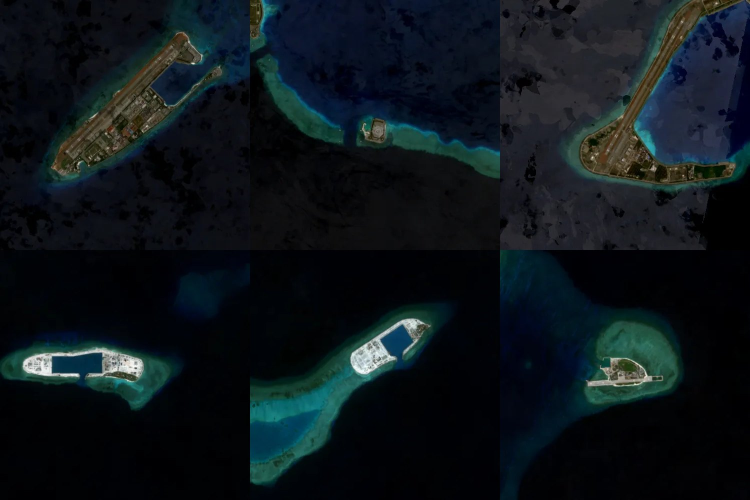
#> input picture islands/assets/card-thumb.jpg, 1500 x 1000 px, given in place of og-source-frame.png, which was not available (shown at 1/2 size)
$ python build_og_card.py
#> lines starting #> are read from the running program, lines starting #| are printed output that depends on the picture; pictures that were not available may be replaced by others from this repository, and a replacement may not be noted
#> in render_overlay, `img = Image.new("RGBA", (W, H), (0, 0, 0, 0))`: img: PIL image 1200x630 RGBA; every value is 0
"""Build the OG / social card for the islands page.

Outputs (1200×630):
  assets/og-card.jpg  — static frame
  assets/og-card.mp4  — animated card
  assets/og-card.gif  — animated GIF

Layout: title on the left, Namyit Island timelapse on the right.

Usage:  python pipeline/build_og_card.py
"""

from __future__ import annotations

import subprocess
from pathlib import Path

from PIL import Image, ImageDraw, ImageFont

ROOT = Path(__file__).resolve().parent.parent
ASSETS = ROOT / "assets"
SOURCE_VIDEO = ASSETS / "videos" / "namyit-island.mp4"

OUT_JPG = ASSETS / "og-card.jpg"
OUT_MP4 = ASSETS / "og-card.mp4"
OUT_GIF = ASSETS / "og-card.gif"
TMP_OVERLAY = Path("/tmp/og-overlay.png")
TMP_PALETTE = Path("/tmp/og-palette.png")

W, H = 1200, 630
LEFT_W = 600

BG = (1, 5, 8, 255)           # #010508 — sampled from deep SCS water
BG_HEX = "0x010508"           # ffmpeg form
FG = (232, 232, 232, 255)     # #e8e8e8
ACCENT = (255, 176, 74, 255)  # #ffb04a

# Right pane: place the 500×500 timelapse scaled up to 600×600, centered
# vertically inside the 630-tall canvas.
RIGHT_X = LEFT_W
RIGHT_Y = (H - 600) // 2
RIGHT_SIZE = 600

# Each timelapse runs from 2019-01 at 10 fps (1 frame per month). Show
# 2020-06 → 2025-12: skip first 17 frames, then play 67 frames = 6.7s.
TRIM_START_S = 1.7
DURATION_S = 6.7

FONT_CANDIDATES = [
    "/System/Library/Fonts/Supplemental/Helvetica.ttc",
    "/System/Library/Fonts/Helvetica.ttc",
    "/System/Library/Fonts/Supplemental/HelveticaNeue.ttc",
    "/System/Library/Fonts/Supplemental/Arial.ttf",
]


def load_font(size: int, weight_index: int = 1) -> ImageFont.FreeTypeFont:
#> called with size = 72, weight_index = 1
    for path in FONT_CANDIDATES:
        try:
            return ImageFont.truetype(path, size, index=weight_index)
        except (OSError, IOError):
            continue
    return ImageFont.load_default()


def text_size(font: ImageFont.FreeTypeFont, s: str) -> tuple[int, int]:
    bbox = font.getbbox(s)
    return bbox[2] - bbox[0], bbox[3] - bbox[1]


def render_overlay() -> None:
    """Render the 1200×630 overlay: solid left panel with the title; right
    side fully transparent so the video shows through."""
    img = Image.new("RGBA", (W, H), (0, 0, 0, 0))
    draw = ImageDraw.Draw(img)
    draw.rectangle([(0, 0), (LEFT_W, H)], fill=BG)

    line1 = "Islands of the"
    line2 = "South China Sea"

    font = load_font(72, weight_index=1)  # Helvetica Bold
    pad_x = 80
    line_gap = 14

    w1, h1 = text_size(font, line1)
    w2, h2 = text_size(font, line2)
    total_h = h1 + line_gap + h2
    y0 = (H - total_h) // 2

    draw.text((pad_x, y0), line1, font=font, fill=FG)
    draw.text((pad_x, y0 + h1 + line_gap), line2, font=font, fill=ACCENT)

    img.save(TMP_OVERLAY)
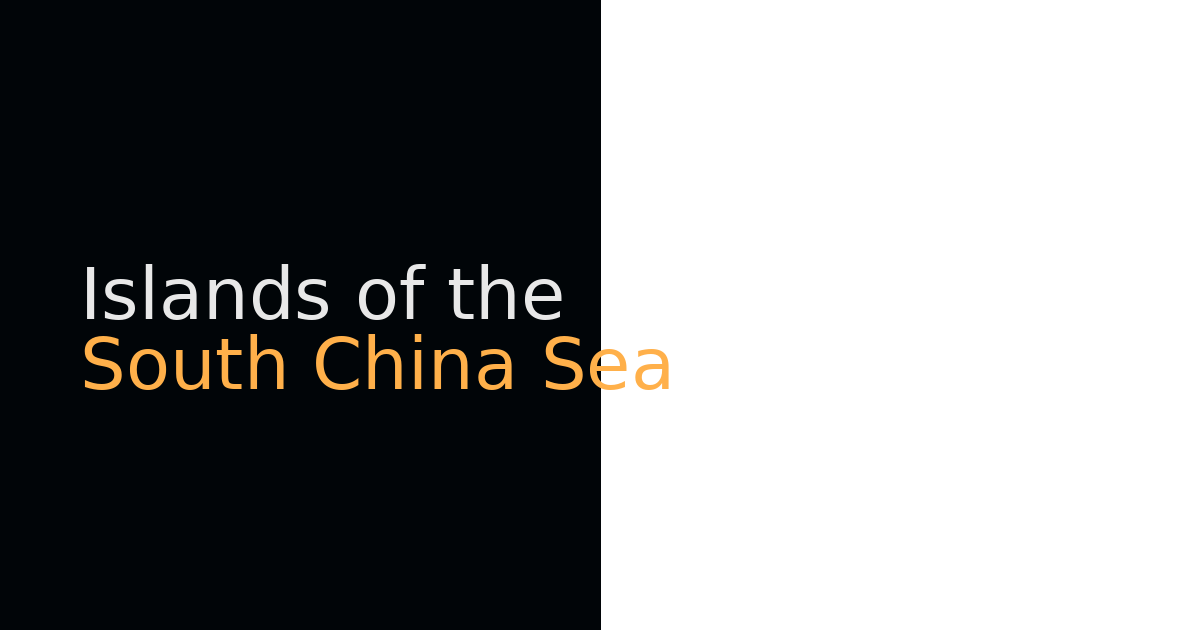
#> saved as og-overlay.png: PIL image 1200x630 RGBA; mean R, G, B, A 5.5, 6.5, 6.8, 128.1; transparent parts drawn white


def build_mp4() -> None:
    cmd = [
        "ffmpeg", "-y",
        "-ss", f"{TRIM_START_S}",
        "-stream_loop", "-1",
        "-i", str(SOURCE_VIDEO),
        "-loop", "1",
        "-i", str(TMP_OVERLAY),
        "-filter_complex",
        (
            f"color=c={BG_HEX}:s={W}x{H}:r=10:d={DURATION_S}[bg];"
            f"[0:v]scale={RIGHT_SIZE}:{RIGHT_SIZE},setsar=1[vid];"
            f"[bg][vid]overlay={RIGHT_X}:{RIGHT_Y}:shortest=0[withvid];"
            f"[withvid][1:v]overlay=0:0:shortest=1[final]"
        ),
        "-map", "[final]",
        "-t", f"{DURATION_S}",
        "-c:v", "libx264",
        "-pix_fmt", "yuv420p",
        "-preset", "slow",
        "-crf", "20",
        "-movflags", "+faststart",
        "-an",
        str(OUT_MP4),
    ]
    subprocess.run(cmd, check=True)
#> (this line was passed over: subprocess is not available in this run)


def build_jpg() -> None:
    """Render the still directly from a source frame + overlay so the JPG
    avoids the MP4's lossy round-trip. Crisper text, cleaner reef edges.
    Picks the last frame of the trimmed window so the still matches the
    final frame of the animated card."""
    tmp_frame = Path("/tmp/og-source-frame.png")
    last_frame_t = TRIM_START_S + DURATION_S - 0.05
    subprocess.run([
        "ffmpeg", "-y",
        "-ss", f"{last_frame_t}",
        "-i", str(SOURCE_VIDEO),
        "-frames:v", "1",
        "-c:v", "png",
        str(tmp_frame),
    ], check=True)
#> (this line was passed over: subprocess is not available in this run)

    canvas = Image.new("RGB", (W, H), BG[:3])
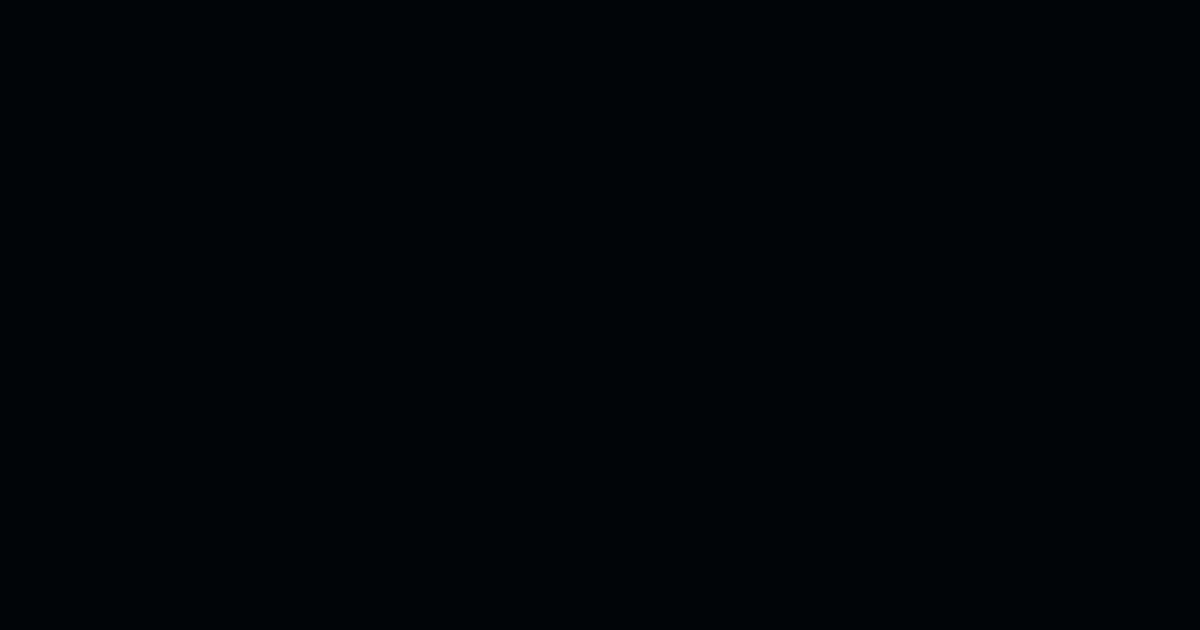
#> canvas: PIL image 1200x630 RGB; mean R, G, B 1, 5, 8
    frame = Image.open(tmp_frame).convert("RGB").resize(
        (RIGHT_SIZE, RIGHT_SIZE), Image.LANCZOS
    )
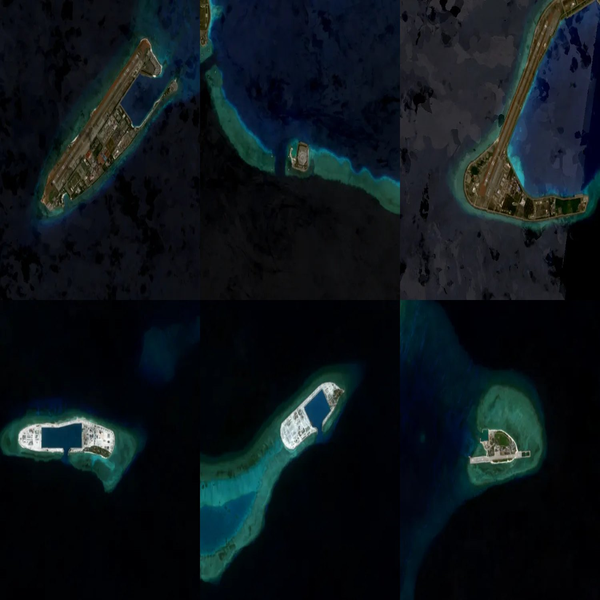
#> frame: PIL image 600x600 RGB; mean R, G, B 13.6, 21.6, 26.3
    canvas.paste(frame, (RIGHT_X, RIGHT_Y))
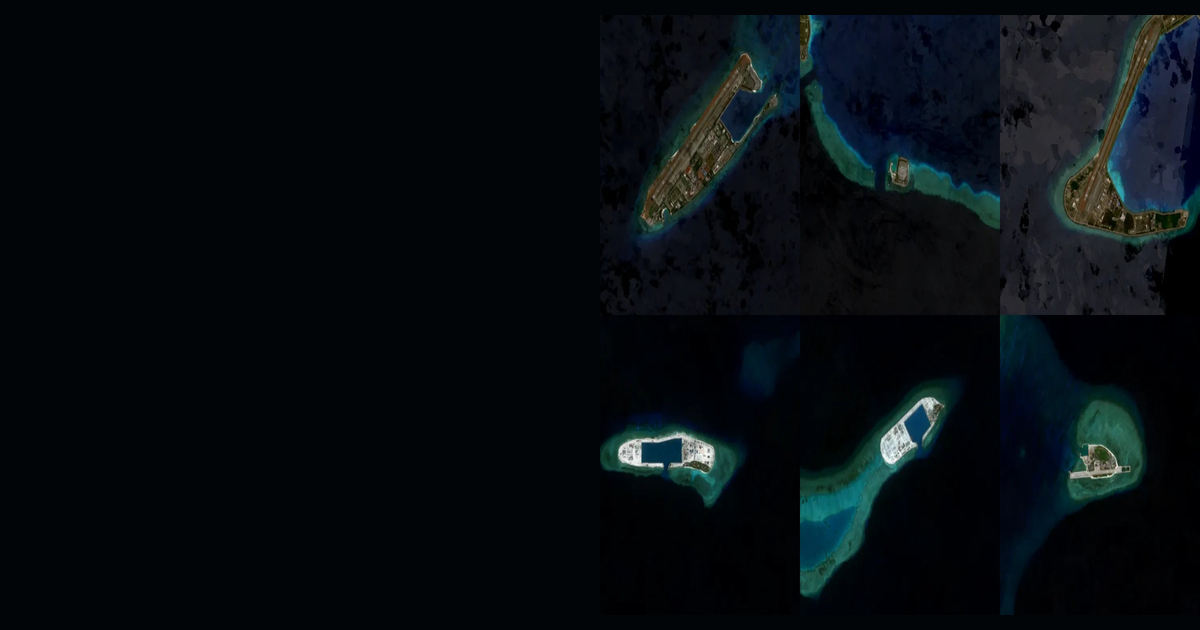
#> canvas: PIL image 1200x630 RGB; mean R, G, B 7, 12.9, 16.7

    overlay = Image.open(TMP_OVERLAY).convert("RGBA")
    canvas.paste(overlay, (0, 0), overlay)
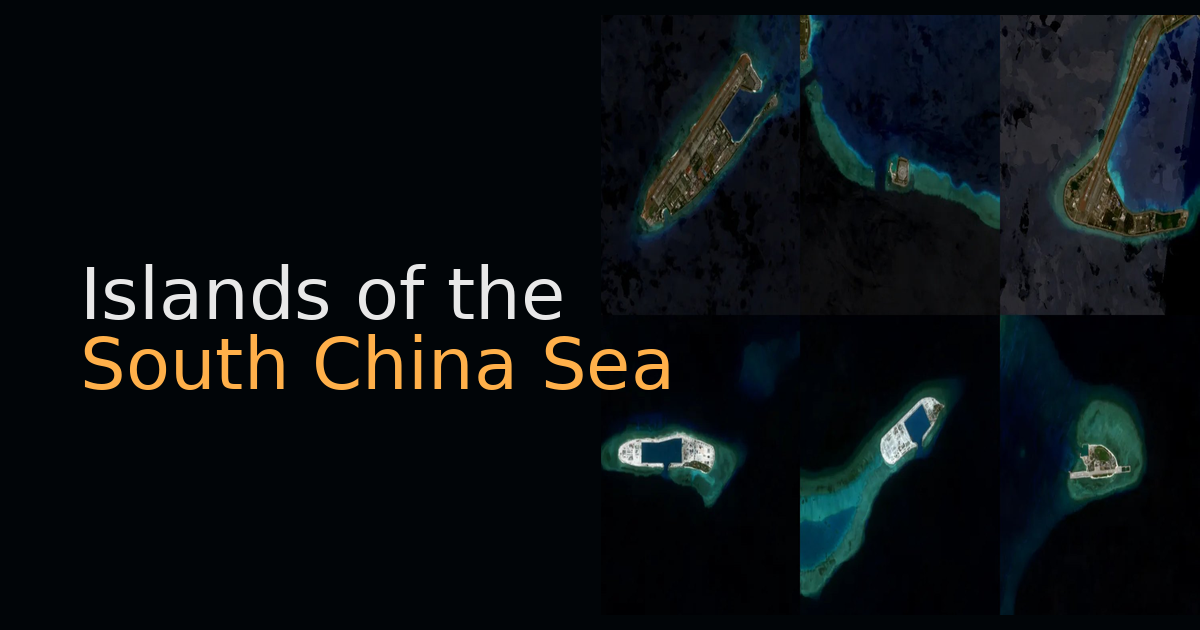
#> canvas: PIL image 1200x630 RGB; mean R, G, B 11.9, 16.8, 19.5

    canvas.save(OUT_JPG, "JPEG", quality=95, subsampling=0, optimize=True)


def build_gif() -> None:
    # Smaller dimensions + lower fps keeps the GIF size reasonable. Social
    # cards never display at native resolution, so the scaledown is invisible.
    gif_filter = "fps=8,scale=800:420:flags=lanczos"
    subprocess.run([
        "ffmpeg", "-y",
        "-i", str(OUT_MP4),
        "-vf", f"{gif_filter},palettegen=stats_mode=diff",
        str(TMP_PALETTE),
    ], check=True)
#> (this line was passed over: subprocess is not available in this run)
    subprocess.run([
        "ffmpeg", "-y",
        "-i", str(OUT_MP4),
        "-i", str(TMP_PALETTE),
        "-filter_complex", f"{gif_filter}[v];[v][1:v]paletteuse=dither=bayer:bayer_scale=5",
        str(OUT_GIF),
    ], check=True)
#> (this line was passed over: subprocess is not available in this run)


def main() -> None:
    print(f"rendering overlay -> {TMP_OVERLAY}")
    render_overlay()
    print(f"building mp4      -> {OUT_MP4}")
    build_mp4()
    print(f"building jpg      -> {OUT_JPG}")
    build_jpg()
    print(f"building gif      -> {OUT_GIF}")
    build_gif()
    for p in (OUT_JPG, OUT_MP4, OUT_GIF):
        print(f"  {p}  ({p.stat().st_size:,} bytes)")


if __name__ == "__main__":
#> (the run stopped early here; a loop or call above may not have finished)
